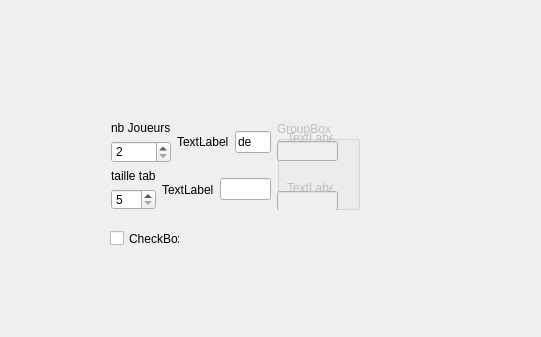
<?xml version="1.0" encoding="UTF-8"?>
<ui version="4.0">
 <class>MainWindow</class>
 <widget class="QMainWindow" name="MainWindow">
  <property name="geometry">
   <rect>
    <x>0</x>
    <y>0</y>
    <width>541</width>
    <height>337</height>
   </rect>
  </property>
  <property name="windowTitle">
   <string>Menu de lancement</string>
  </property>
  <widget class="QWidget" name="centralWidget">
   <widget class="QWidget" name="horizontalLayoutWidget_4">
    <property name="geometry">
     <rect>
      <x>100</x>
      <y>110</y>
      <width>271</width>
      <height>111</height>
     </rect>
    </property>
    <layout class="QHBoxLayout" name="horizontalLayout_3">
     <item>
      <layout class="QVBoxLayout" name="verticalLayout_3">
       <item>
        <layout class="QHBoxLayout" name="horizontalLayout">
         <item>
          <layout class="QVBoxLayout" name="verticalLayout">
           <item>
            <widget class="QLabel" name="label">
             <property name="text">
              <string>nb Joueurs</string>
             </property>
            </widget>
           </item>
           <item>
            <widget class="QSpinBox" name="spinBox">
             <property name="minimum">
              <number>2</number>
             </property>
             <property name="maximum">
              <number>4</number>
             </property>
             <property name="singleStep">
              <number>2</number>
             </property>
            </widget>
           </item>
          </layout>
         </item>
         <item>
          <widget class="QLabel" name="label_3">
           <property name="text">
            <string>TextLabel</string>
           </property>
          </widget>
         </item>
         <item>
          <widget class="QLineEdit" name="lineEdit">
           <property name="text">
            <string>de</string>
           </property>
          </widget>
         </item>
        </layout>
       </item>
       <item>
        <layout class="QHBoxLayout" name="horizontalLayout_2">
         <item>
          <layout class="QVBoxLayout" name="verticalLayout_2">
           <item>
            <widget class="QLabel" name="label_2">
             <property name="text">
              <string>taille tab</string>
             </property>
            </widget>
           </item>
           <item>
            <widget class="QSpinBox" name="size">
             <property name="minimum">
              <number>5</number>
             </property>
             <property name="maximum">
              <number>19</number>
             </property>
             <property name="singleStep">
              <number>2</number>
             </property>
            </widget>
           </item>
          </layout>
         </item>
         <item>
          <widget class="QLabel" name="label_4">
           <property name="text">
            <string>TextLabel</string>
           </property>
          </widget>
         </item>
         <item>
          <widget class="QLineEdit" name="lineEdit_2"/>
         </item>
        </layout>
       </item>
      </layout>
     </item>
     <item>
      <widget class="QGroupBox" name="groupBox">
       <property name="enabled">
        <bool>false</bool>
       </property>
       <property name="title">
        <string>GroupBox</string>
       </property>
       <widget class="QLineEdit" name="lineEdit_3">
        <property name="enabled">
         <bool>false</bool>
        </property>
        <property name="geometry">
         <rect>
          <x>0</x>
          <y>20</y>
          <width>61</width>
          <height>20</height>
         </rect>
        </property>
       </widget>
       <widget class="QLineEdit" name="lineEdit_4">
        <property name="geometry">
         <rect>
          <x>0</x>
          <y>70</y>
          <width>61</width>
          <height>20</height>
         </rect>
        </property>
       </widget>
       <widget class="QLabel" name="label_5">
        <property name="geometry">
         <rect>
          <x>10</x>
          <y>10</y>
          <width>46</width>
          <height>13</height>
         </rect>
        </property>
        <property name="text">
         <string>TextLabel</string>
        </property>
       </widget>
       <widget class="QLabel" name="label_6">
        <property name="geometry">
         <rect>
          <x>10</x>
          <y>60</y>
          <width>46</width>
          <height>13</height>
         </rect>
        </property>
        <property name="text">
         <string>TextLabel</string>
        </property>
       </widget>
      </widget>
     </item>
    </layout>
   </widget>
   <widget class="QCheckBox" name="checkBox">
    <property name="geometry">
     <rect>
      <x>110</x>
      <y>230</y>
      <width>70</width>
      <height>17</height>
     </rect>
    </property>
    <property name="text">
     <string>CheckBox</string>
    </property>
   </widget>
  </widget>
 </widget>
 <layoutdefault spacing="6" margin="11"/>
 <resources/>
 <connections/>
</ui>
